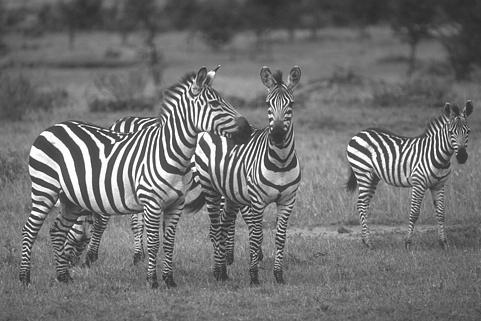
#> input picture fall-2020/advanced-image-processing/assignment2/images/zebra.jpg, 481 x 321 px
$ jupyter execute --allow-errors playground.ipynb   (older library calls are emulated)
#> lines starting #> are read from the running program, lines starting #| are printed output that depends on the picture; after the words box and inside, x2 and y2 are one past the last pixel; in counts of white or black regions, pixels touching at a corner belong together
### fall-2020/advanced-image-processing/assignment2/gaussian.py
# Created by dadajonjurakuziev at 2020/10/06 2:33 AM
import matplotlib.pyplot as plt
import numpy as np

from convolution import convolution


# calculate the density using the formula of normal distribution.
def dnorm(x, mu, sd):
    return 1 / (np.sqrt(2 * np.pi) * sd) * np.e ** (-np.power((x - mu) / sd, 2) / 2)


# generate Gaussian Kernel
def gaussian_kernel(size, sigma, verbose=False):
    kernel_1D = np.linspace(-(size // 2), size // 2, size)
    for i in range(size):
        kernel_1D[i] = dnorm(kernel_1D[i], 0, np.sqrt(sigma))
    kernel_2D = np.outer(kernel_1D.T, kernel_1D.T)

    kernel_2D *= 1.0 / kernel_2D.max()

    if verbose:
        plt.title("Gaussian kernel ( {}X{} )".format(size, size))
        plt.imshow(kernel_2D, cmap='gray')
        plt.show()

    return kernel_2D


def gaussian_blur(image, kernel_size, sigma, verbose=False):
    kernel = gaussian_kernel(kernel_size, sigma, verbose=verbose)
    return convolution(image, kernel, average=True, verbose=verbose)

### fall-2020/advanced-image-processing/assignment2/convolution.py
# Created by dadajonjurakuziev at 2020/10/06 2:33 AM
import matplotlib.pyplot as plt
import numpy as np


def convolution(image, kernel, average=False, verbose=False):
    if verbose:
        plt.title("Input image to convolution")
        plt.imshow(image, cmap='gray')
        plt.show()

    image_row, image_col = image.shape
    kernel_row, kernel_col = kernel.shape

    # zero padding
    output = np.zeros(image.shape)

    # calculate the size of the padding
    pad_height = int((kernel_row - 1) / 2)
    pad_width = int((kernel_col - 1) / 2)

    # create an empty numpy 2D array
    padded_image = np.zeros((image_row + (2 * pad_height), image_col + (2 * pad_width)))

    # copy the image to the proper location, apply padding
    padded_image[pad_height:padded_image.shape[0] - pad_height, pad_width:padded_image.shape[1] - pad_width] = image

    if verbose:
        plt.title("Zero padded image")
        plt.imshow(padded_image, cmap='gray')
        plt.show()

    # convolution operation
    for row in range(image_row):
        for col in range(image_col):
            output[row, col] = np.sum(kernel * padded_image[row:row + kernel_row, col:col + kernel_col])

            # apply the smooth/blur effect
            if average:
                output[row, col] /= kernel.shape[0] * kernel.shape[1]

    if verbose:
        plt.title("Conv output image using {}X{} filter".format(kernel_row, kernel_col))
        plt.imshow(output, cmap='gray')
        plt.show()

    return output

### fall-2020/advanced-image-processing/assignment2/sobel.py
# Created by dadajonjurakuziev at 2020/10/06 2:46 AM
import numpy as np

from convolution import convolution


def sobel_edge_detection(image, convert_to_degree=False):
    vertical_filter = np.array([[-1, 0, 1],
                                [-2, 0, 2],
                                [-1, 0, 1]])
    horizontal_filter = vertical_filter.T  # array([[-1, -2, -1],[ 0,  0,  0],[ 1,  2,  1]])

    sobel_x = convolution(image, vertical_filter, verbose=False)
    sobel_y = convolution(image, horizontal_filter, verbose=False)

    # calculate gradient magnitude
    G = np.hypot(sobel_x, sobel_y)  # np.hypot() = sqrt(img_x**2 + img_2**2) -> hypotenuse
    G *= 255.0 / G.max()

    # calculate gradient direction
    G_theta = np.arctan2(sobel_x, sobel_y)

    if convert_to_degree:
        G_theta = np.rad2deg(G_theta)
        G_theta += 180

    return sobel_x, sobel_y, G, G_theta

### fall-2020/advanced-image-processing/assignment2/playground.ipynb
# <center> Assignement 2</center>

**<center>Image Processing</center>**

<center>Division of Electronics and Information Engineering</center>

<center>September 29, 2020</center>

**Purpose: To practise edge detections**

**Specifications:**

1. Write edge detection routines for Sobel Edge, Prewitt Edge and Canny Edge operators.

1) Apply Sobel Kernel `[[-1,-2,-1], [0,0,0], [1,2,1]]` and `[[-1,0,1],[-2,0,2],[-1,0,1]]` for Sobel Edges with a reasonable threshold.

[cell 1]
from PIL import Image
import numpy as np
import matplotlib.pyplot as plt
import math

[cell 2]
in_img_path = 'images/zebra.jpg'

in_img = Image.open(in_img_path)
#> in_img is the input picture: PIL image 481x321 L; min 6, max 255, mean 112.1
plt.imshow(in_img, cmap='gray');

[cell 3]
vertical_filter = np.array([[-1, 0, 1], [-2, 0, 2], [-1, 0, 1]])
horizontal_filter = vertical_filter.T
test = vertical_filter.T

[cell 4]
vertical_filter

[cell 5]
horizontal_filter

[cell 6]
test

[cell 7]
from convolution import convolution
from gaussian import gaussian_blur, gaussian_kernel
from sobel import sobel_edge_detection

[cell 8]
image = np.array(Image.open('images/zebra.jpg'))

[cell 9]
kernel = gaussian_kernel(size=1, sigma=math.sqrt(1), verbose=True)
kernel

[cell 10]
image = convolution(image, kernel, average=False, verbose=True)
image

#> (a cell that did not finish here is left out)

[cell 12]
img = np.array(Image.open('images/zebra.jpg'))
#> (the rest of this cell did not finish here and is left out)

[cell 13]
import cv2
import numpy as np

img = cv2.imread('images/zebra.jpg')
#> img: shape (321, 481, 3); min 6, max 255, mean 112.1
gray = cv2.cvtColor(img, cv2.COLOR_BGR2GRAY)
img_gaussian = cv2.GaussianBlur(gray,(3,3),math.sqrt(3))

#canny
img_canny = cv2.Canny(img,100,200)
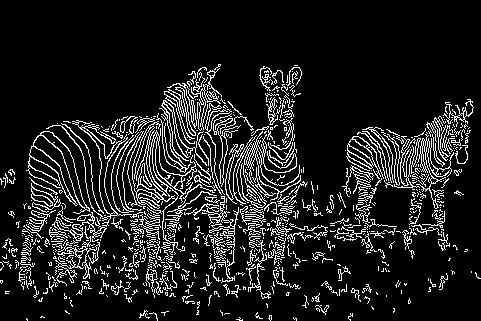
#> img_canny: shape (321, 481); 12% white in thin lines or dots, all inside (x1, y1, x2, y2) = (0, 64, 481, 321)

#sobel
img_sobelx = cv2.Sobel(img_gaussian,cv2.CV_8U,1,0,ksize=3)
img_sobely = cv2.Sobel(img_gaussian,cv2.CV_8U,0,1,ksize=3)
img_sobel = img_sobelx + img_sobely
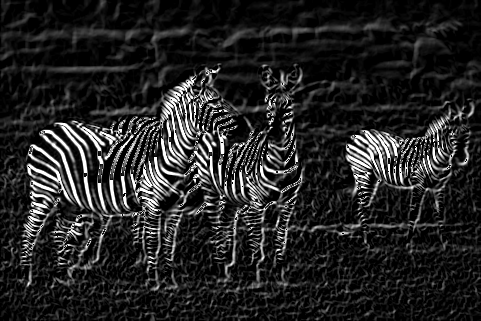
#> img_sobel: shape (321, 481); min 0, max 255, mean 36.5


#prewitt
kernelx = np.array([[-1,0,1],[-1,0,1],[-1,0,1]])
kernely = np.array([[1,1,1],[0,0,0],[-1,-1,-1]])
img_prewittx = cv2.filter2D(img_gaussian, -1, kernelx)
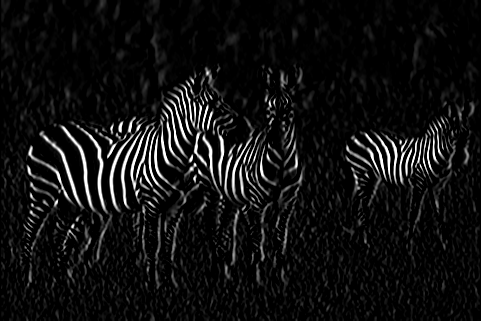
#> img_prewittx: shape (321, 481); min 0, max 255, mean 16.8
img_prewitty = cv2.filter2D(img_gaussian, -1, kernely)
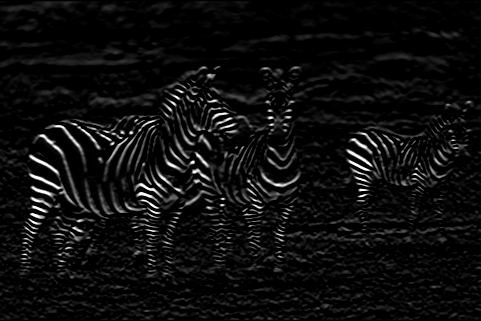
#> img_prewitty: shape (321, 481); min 0, max 255, mean 13.8

[cell 14]
plt.title("Original Image")
plt.imshow(img, cmap='gray');
plt.show()

plt.title("Canny")
plt.imshow(img_canny, cmap='gray')
plt.show()

plt.title("Sobel X")
plt.imshow(img_sobelx, cmap='gray');
plt.show()
plt.title("Sobel Y")
plt.imshow(img_sobely, cmap='gray');
plt.show()
plt.title("Sobel")
plt.imshow(img_sobel, cmap='gray');
plt.show()

plt.title("Prewitt X")
plt.imshow(img_prewittx, cmap='gray');
plt.show()

plt.title("Prewitt Y")
plt.imshow(img_prewitty, cmap='gray');
plt.show()

plt.title("Prewitt")
plt.imshow(img_prewittx + img_prewitty, cmap='gray');
plt.show()
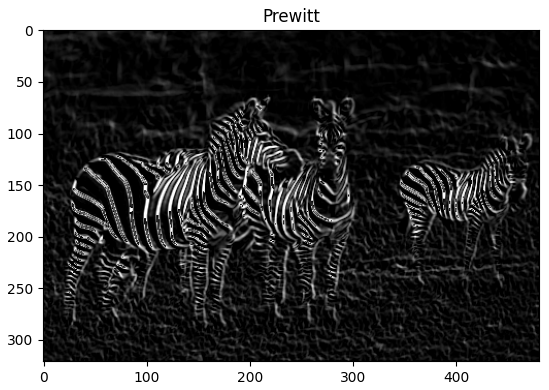
#> figure drawn by matplotlib, 1 panel

## Comparison

[cell 15]
img = cv2.imread('images/zebra.jpg')
gray = cv2.cvtColor(img, cv2.COLOR_BGR2GRAY)
img_gaussian = cv2.GaussianBlur(gray,(3,3),math.sqrt(3))
print(img_gaussian)
#> (printed output is left out)

my_img = np.array(Image.open('images/zebra.jpg').convert(mode='L'))
#> (the rest of this cell did not finish here and is left out)

[cell 16]
img_test = np.array(Image.open('images/zebra.jpg').convert(mode='L'))
#> (the rest of this cell did not finish here and is left out)

[cell 17]
from sobel import sobel_edge_detection

img_test = np.array(Image.open('images/zebra.jpg'))
sobel_edge_detection(img_test, )
#> call 3 of convolution, with kernel = array of shape (3, 3), average = False, verbose = False
#> after the loop in convolution (call 3), `for row in range(image_row):`:
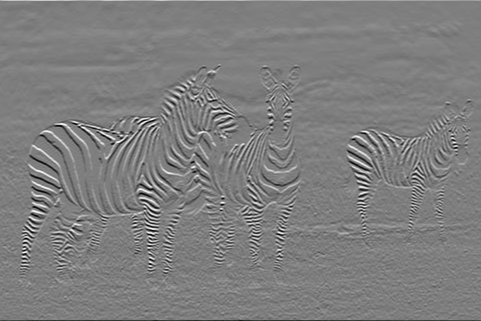
#> output: shape (321, 481) float64; min -780, max 789, mean 0.4; drawn with min black and max white
#> in sobel_edge_detection, `G = np.hypot(sobel_x, sobel_y)`:
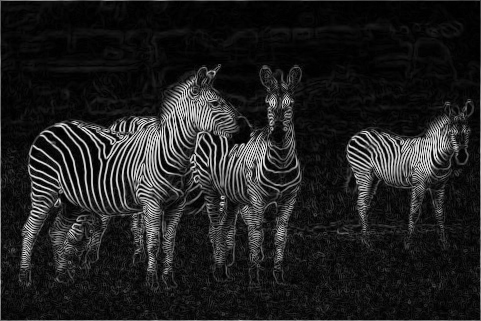
#> G: shape (321, 481) float64; min 0, max 862.6, mean 109.5; drawn with min black and max white
#> in sobel_edge_detection, `G_theta = np.arctan2(sobel_x, sobel_y)`:
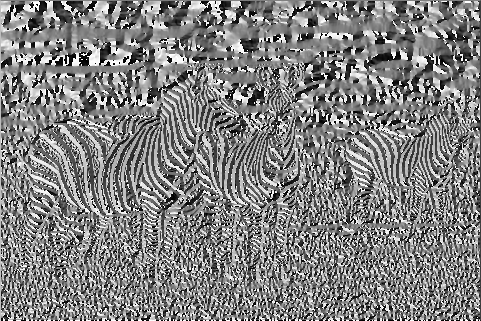
#> G_theta: shape (321, 481) float64; min -3.14, max 3.14, mean 0.0407; drawn with min black and max white

[cell 18]
vertical_filter = np.array([[-1,0,1],[-1,0,1],[-1,0,1]])
vertical_filter

[cell 19]
np.flip(vertical_filter.T, axis=0)

[cell 20]
image = np.array(Image.open('images/zebra.jpg'))

vertical_filter = np.array([[-1, 0, 1], [-1, 0, 1], [-1, 0, 1]])
horizontal_filter = np.flip(vertical_filter.T, axis=0)

image_x = convolution(image, vertical_filter, verbose=False)
image_y = convolution(image, horizontal_filter, verbose=False)
#> after the loop in convolution (call 5), `for row in range(image_row):`:
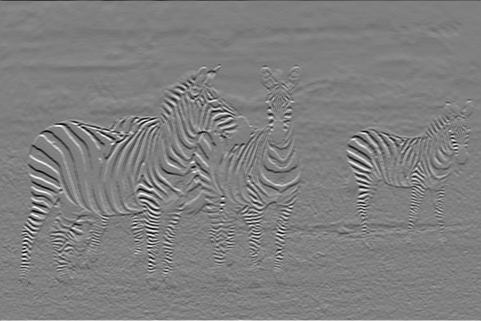
#> output: shape (321, 481) float64; min -591, max 586, mean -0.3; drawn with min black and max white

# generate intermediate images
plt.title("Prewitt horizontal edge")
plt.imshow(image_x, cmap='gray')
plt.show()

plt.title("Prewitt vertical edge")
plt.imshow(image_y, cmap='gray')
plt.show()

plt.title("Prewitt edge")
plt.imshow(image_x + image_y, cmap='gray')
plt.show()
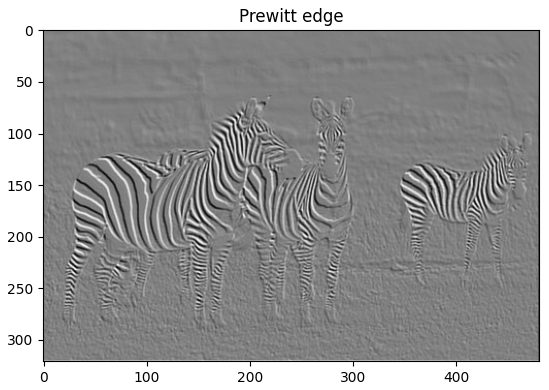
#> figure drawn by matplotlib, 1 panel

$ run again, with fall-2020/advanced-image-processing/assignment2/images/plane.jpg copied over fall-2020/advanced-image-processing/assignment2/images/zebra.jpg
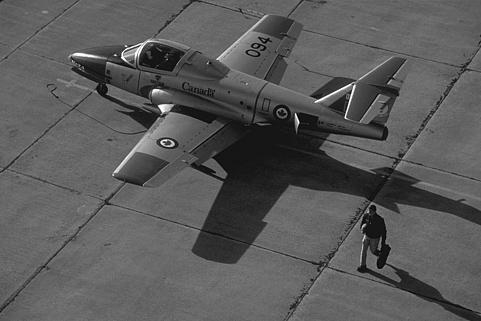
#> input picture fall-2020/advanced-image-processing/assignment2/images/plane.jpg, 481 x 321 px
#> in_img is the input picture: PIL image 481x321 L; min 0, max 255, mean 89.8
#> `img_canny = cv2.Canny(img,100,200)`:
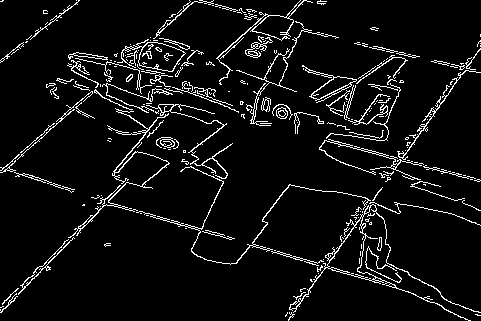
#> img_canny: shape (321, 481); 6.4% white in thin lines or dots
#> (printed output is left out)
#> padded_image: shape (323, 483) float64
#> `plt.show()`:
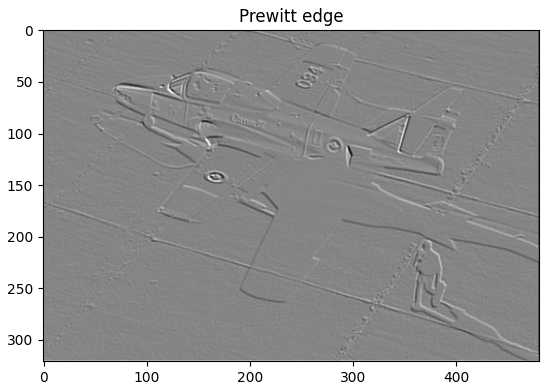
#> figure drawn by matplotlib, 1 panel
